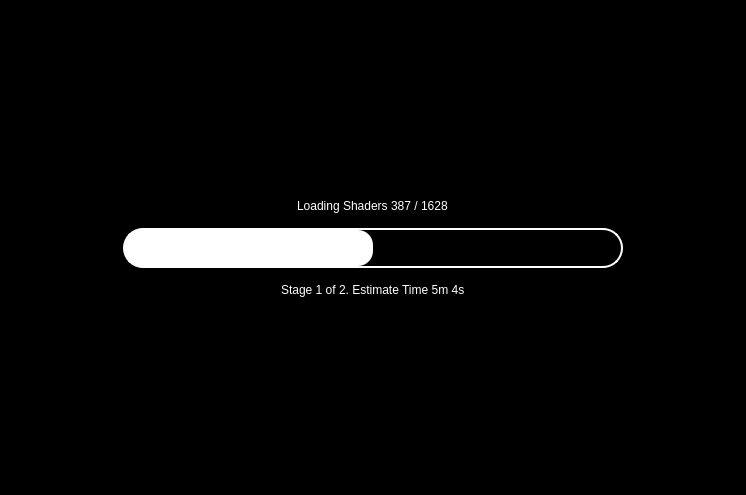
<?xml version="1.0" encoding="UTF-8"?>
<ui version="4.0">
 <class>LoadingScreen</class>
 <widget class="QWidget" name="LoadingScreen">
  <property name="geometry">
   <rect>
    <x>0</x>
    <y>0</y>
    <width>746</width>
    <height>495</height>
   </rect>
  </property>
  <property name="styleSheet">
   <string notr="true">background-color: rgb(0, 0, 0);</string>
  </property>
  <layout class="QVBoxLayout">
   <property name="spacing">
    <number>0</number>
   </property>
   <property name="leftMargin">
    <number>0</number>
   </property>
   <property name="topMargin">
    <number>0</number>
   </property>
   <property name="rightMargin">
    <number>0</number>
   </property>
   <property name="bottomMargin">
    <number>0</number>
   </property>
   <item>
    <widget class="QWidget" name="fade_parent" native="true">
     <layout class="QVBoxLayout" name="verticalLayout_2">
      <property name="spacing">
       <number>0</number>
      </property>
      <property name="leftMargin">
       <number>0</number>
      </property>
      <property name="topMargin">
       <number>0</number>
      </property>
      <property name="rightMargin">
       <number>0</number>
      </property>
      <property name="bottomMargin">
       <number>0</number>
      </property>
      <item alignment="Qt::AlignLeft|Qt::AlignTop">
       <widget class="QLabel" name="logo">
        <property name="text">
         <string/>
        </property>
        <property name="alignment">
         <set>Qt::AlignLeading|Qt::AlignLeft|Qt::AlignTop</set>
        </property>
        <property name="margin">
         <number>30</number>
        </property>
       </widget>
      </item>
      <item>
       <layout class="QVBoxLayout" name="verticalLayout" stretch="1,0,1">
        <property name="spacing">
         <number>15</number>
        </property>
        <property name="sizeConstraint">
         <enum>QLayout::SetNoConstraint</enum>
        </property>
        <item alignment="Qt::AlignHCenter|Qt::AlignBottom">
         <widget class="QLabel" name="stage">
          <property name="sizePolicy">
           <sizepolicy hsizetype="Minimum" vsizetype="Minimum">
            <horstretch>0</horstretch>
            <verstretch>0</verstretch>
           </sizepolicy>
          </property>
          <property name="styleSheet">
           <string notr="true">background-color: black; color: white;
font: 75 20pt &quot;Arial&quot;;</string>
          </property>
          <property name="text">
           <string>Loading Shaders 387 / 1628</string>
          </property>
         </widget>
        </item>
        <item alignment="Qt::AlignHCenter|Qt::AlignTop">
         <widget class="QProgressBar" name="progress_bar">
          <property name="sizePolicy">
           <sizepolicy hsizetype="Expanding" vsizetype="Preferred">
            <horstretch>0</horstretch>
            <verstretch>0</verstretch>
           </sizepolicy>
          </property>
          <property name="minimumSize">
           <size>
            <width>500</width>
            <height>40</height>
           </size>
          </property>
          <property name="styleSheet">
           <string notr="true">QProgressBar {
color: white;
border: 2px solid white;
outline-color: black;
border-radius: 20px;
}
QProgressBar::chunk {
background-color: white;
border-radius: 15px;
}</string>
          </property>
          <property name="value">
           <number>50</number>
          </property>
          <property name="textVisible">
           <bool>false</bool>
          </property>
          <property name="format">
           <string>Loading Shaders %v out of %m</string>
          </property>
         </widget>
        </item>
        <item alignment="Qt::AlignHCenter|Qt::AlignTop">
         <widget class="QLabel" name="value">
          <property name="toolTip">
           <string notr="true"/>
          </property>
          <property name="styleSheet">
           <string notr="true">background-color: black; color: white;
font: 75 15pt &quot;Arial&quot;;</string>
          </property>
          <property name="text">
           <string>Stage 1 of 2. Estimate Time 5m 4s</string>
          </property>
         </widget>
        </item>
       </layout>
      </item>
      <item alignment="Qt::AlignRight|Qt::AlignBottom">
       <widget class="QLabel" name="banner">
        <property name="styleSheet">
         <string notr="true">background-color: black;</string>
        </property>
        <property name="text">
         <string/>
        </property>
        <property name="margin">
         <number>30</number>
        </property>
       </widget>
      </item>
     </layout>
    </widget>
   </item>
  </layout>
 </widget>
 <resources/>
 <connections/>
</ui>
